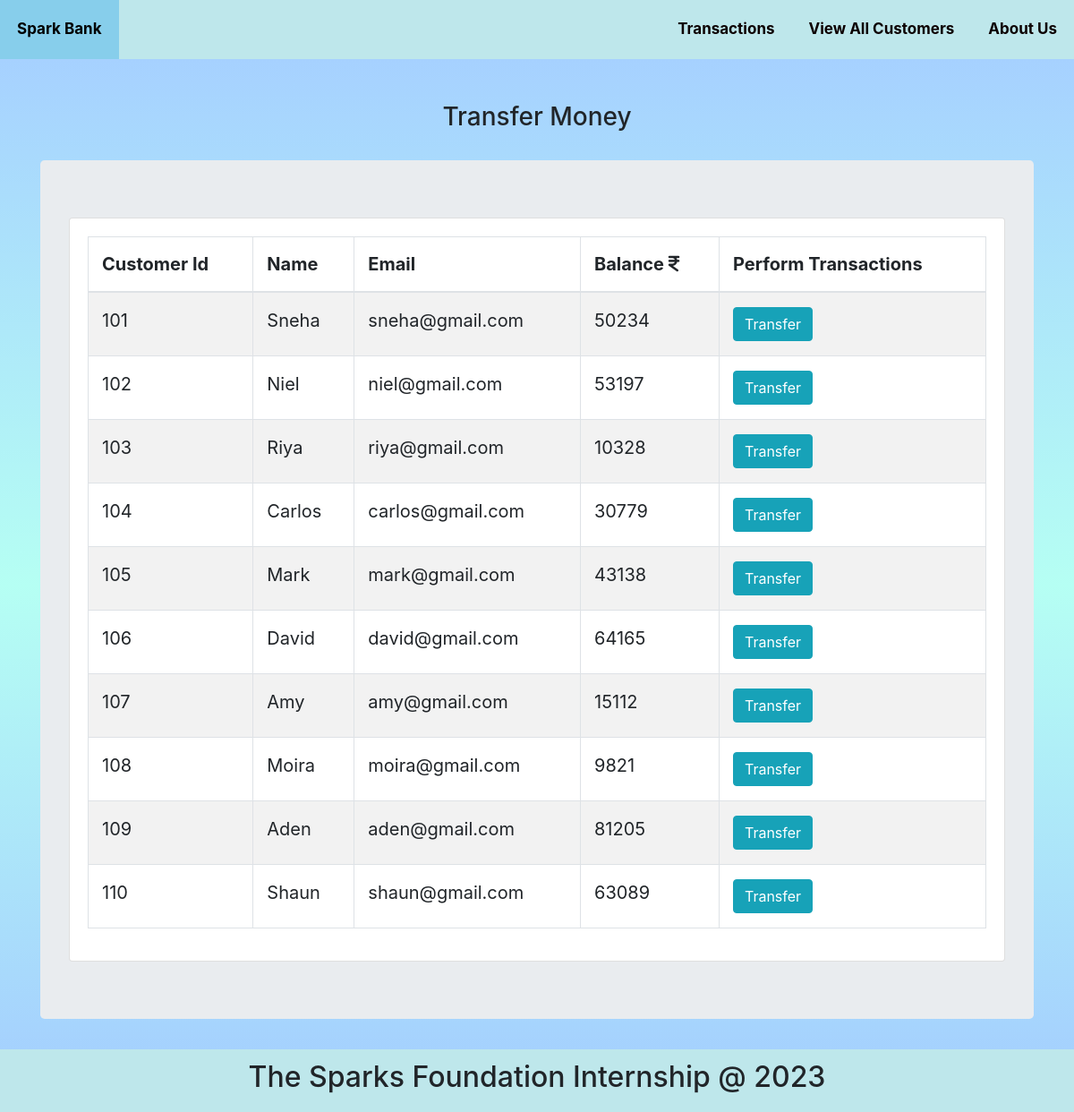
The app's page /transfermoney.php with its own data.
### tables this page shows
CREATE TABLE `customers` (
  `customer_id` int(10) NOT NULL,
  `customer_name` varchar(50) NOT NULL,
  `customer_email` varchar(50) NOT NULL,
  `customer_bal` int(50) NOT NULL
);

### transfermoney.php (the view, shortened to what this page needs)
<!DOCTYPE html>
<html lang="en">
<head>
  <link rel="stylesheet" href="https://cdn.jsdelivr.net/npm/bootstrap@4.1.3/dist/css/bootstrap.min.css"
>
  <link rel="stylesheet" type="text/css" href="css/style.css">
</head>
<body>
  <?php
  include './connect.php';
  $sql = "SELECT * FROM customers";
  $result = mysqli_query($conn, $sql);
  ?>
  <div class="topnav">
    <a class="active" href="index.php"><b>Spark Bank</b></a>
    <a href="aboutus.php"><b>About Us</b></a>
    <a href="transfermoney.php"><b>View All Customers</b></a>
    <a href="transactionhistory.php"><b>Transactions</b></a>
  </div>
  <div class="main1-body">
    <div class="intro">
      <br>
      <br>
      <h3 style=" text-align: center;">Transfer Money</h3>
      <br>
    </div>
    <div class="container">
      <div class="jumbotron">
        <div class="card">
          <div class="card-body">
            <table class="table table-striped table-bordered ">
              <thead>
                <tr>
                  <th scope="col">Customer Id</th>
                  <th scope="col">Name</th>
                  <th scope="col">Email</th>
                  <th scope="col">Balance <i class="fa-solid fa-indian-rupee-sign"></th>
                  <th scope="col">Perform Transactions</th>
                </tr>
              </thead>
              <tbody>
                <?php
                while ($rows = mysqli_fetch_assoc($result)) {
                  ?>
                  <tr>
                    <td class="py-3">
                      <?php echo $rows['customer_id'] ?>
                    </td>
                    <td class="py-3">
                      <?php echo $rows['customer_name'] ?>
                    </td>
                    <td class="py-3">
                      <?php echo $rows['customer_email'] ?>
                    </td>
                    <td class="py-3">
                      <?php echo $rows['customer_bal'] ?>
                    </td>
                    <td class="py-3"><a style=" text-decoration: none; color: white "
                        href="transfer.php?customer_id= <?php echo $rows['customer_id']; ?>"> <button
                          class="btn btn-info">Transfer</a></button></td>
                  </tr>
                  <?php
                }
                ?>
              </tbody>
            </table>
          </div>
        </div>
      </div>
    </div>
    <br>
    <br>
    <br>
  </div>
  <footer>
    <div class="footer fixed-bottom">
      <h2>The Sparks Foundation Internship @ 2023 </h2>
    </div>
  </footer>
</body>
</html>

### css/style.css (style rules this page uses)
.topnav { background-color: #bee7eb; overflow: hidden; }
.topnav a { float: right; color: #0d0101; text-align: center; padding: 20px 19px; text-decoration: none; font-size: 17px; }
.topnav a.active { float: left; color: black; }
html { background-color: #0070ff5c; }
.footer { background-color: #bee7eb; padding: 12px 12px 12px; text-align: center; font-size: 30px; position: fixed; }
.table td, .table th { font-size: 20px; padding: 15px; vertical-align: top; border-top: 1px solid #dee2e6; }
.main1-body { background-image: linear-gradient(rgb(0 123 255 / 35%), #00ffd74a, #0070ff5c); }

### records on screen
customers: customer_id "101", customer_name "Sneha", customer_email "sneha@gmail.com", customer_bal "50234"
customers: customer_id "102", customer_name "Niel", customer_email "niel@gmail.com", customer_bal "53197"
customers: customer_id "103", customer_name "Riya", customer_email "riya@gmail.com", customer_bal "10328"
customers: customer_id "104", customer_name "Carlos", customer_email "carlos@gmail.com", customer_bal "30779"
customers: customer_id "105", customer_name "Mark", customer_email "mark@gmail.com", customer_bal "43138"
customers: customer_id "106", customer_name "David", customer_email "david@gmail.com", customer_bal "64165"
customers: customer_id "107", customer_name "Amy", customer_email "amy@gmail.com", customer_bal "15112"
customers: customer_id "108", customer_name "Moira", customer_email "moira@gmail.com", customer_bal "9821"
customers: customer_id "109", customer_name "Aden", customer_email "aden@gmail.com", customer_bal "81205"
customers: customer_id "110", customer_name "Shaun", customer_email "shaun@gmail.com", customer_bal "63089"
